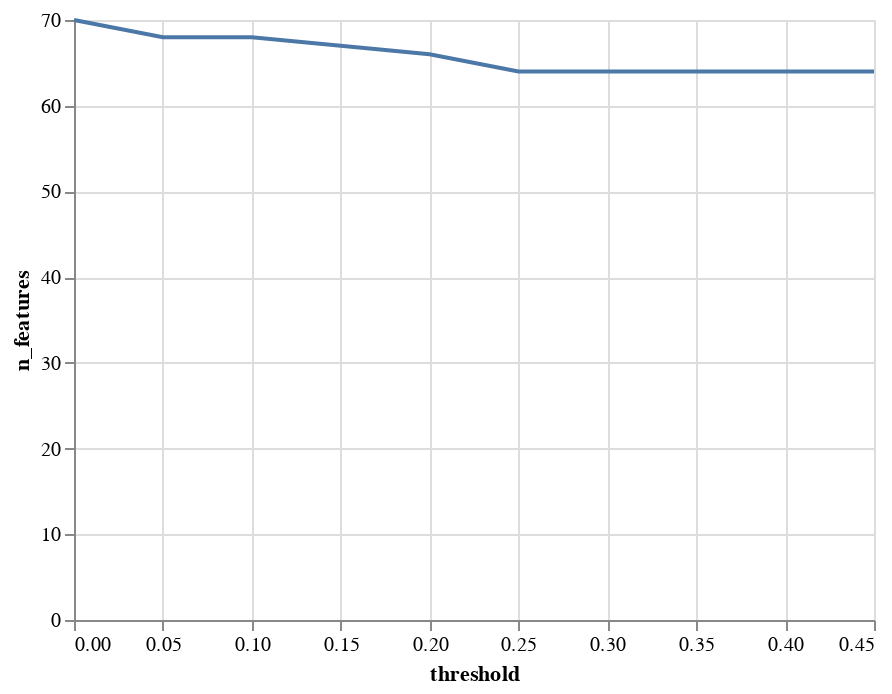

Source (notebook cell):
### Markdown cell above
We can use a variance threshold to take care of numerical features that are highly sparse. This can be visualized by plotting change in selected features vs variance threshold, as we do below

### Code cell
from sklearn.feature_selection import VarianceThreshold

data_num = data.select_dtypes(exclude='object')

x_eda = data_num.iloc[:, :-1] # Take until the last column
y_eda = data_num.iloc[:, -1] # Take the last column

transform = VarianceThreshold()

variance_thresholds = np.arange(start=0.0, stop=0.5, step=0.05)

results = []

for t in variance_thresholds:
    
    transform = VarianceThreshold(threshold=t)
    
    X_sel = transform.fit_transform(x_eda)
    print()
    rows, cols = X_sel.shape
    n_features = cols
    print('Threshold=%.2f, Features=%d' % (t, n_features))
    
    results.append(n_features)
    
d2 = pd.DataFrame({'threshold': variance_thresholds, 'n_features': results})
alt.Chart(d2).mark_line().encode(
    x='threshold',
    y='n_features')

### Figure 1 — Vega-Lite specification as saved in the notebook (floating-point values rounded to 4 significant figures)
{"config": {"view": {"continuousWidth": 400, "continuousHeight": 300}}, "data": {"name": "data-e6233234a64bbeb238065ee9abab4b0f"}, "mark": "line", "encoding": {"x": {"field": "threshold", "type": "quantitative"}, "y": {"field": "n_features", "type": "quantitative"}}, "$schema": "https://vega.github.io/schema/vega-lite/v4.17.0.json", "datasets": {"data-e6233234a64bbeb238065ee9abab4b0f": [{"threshold": 0.0, "n_features": 70}, {"threshold": 0.05, "n_features": 68}, {"threshold": 0.1, "n_features": 68}, {"threshold": 0.15, "n_features": 67}, {"threshold": 0.2, "n_features": 66}, {"threshold": 0.25, "n_features": 64}, {"threshold": 0.3, "n_features": 64}, {"threshold": 0.35, "n_features": 64}, {"threshold": 0.4, "n_features": 64}, {"threshold": 0.45, "n_features": 64}]}}
